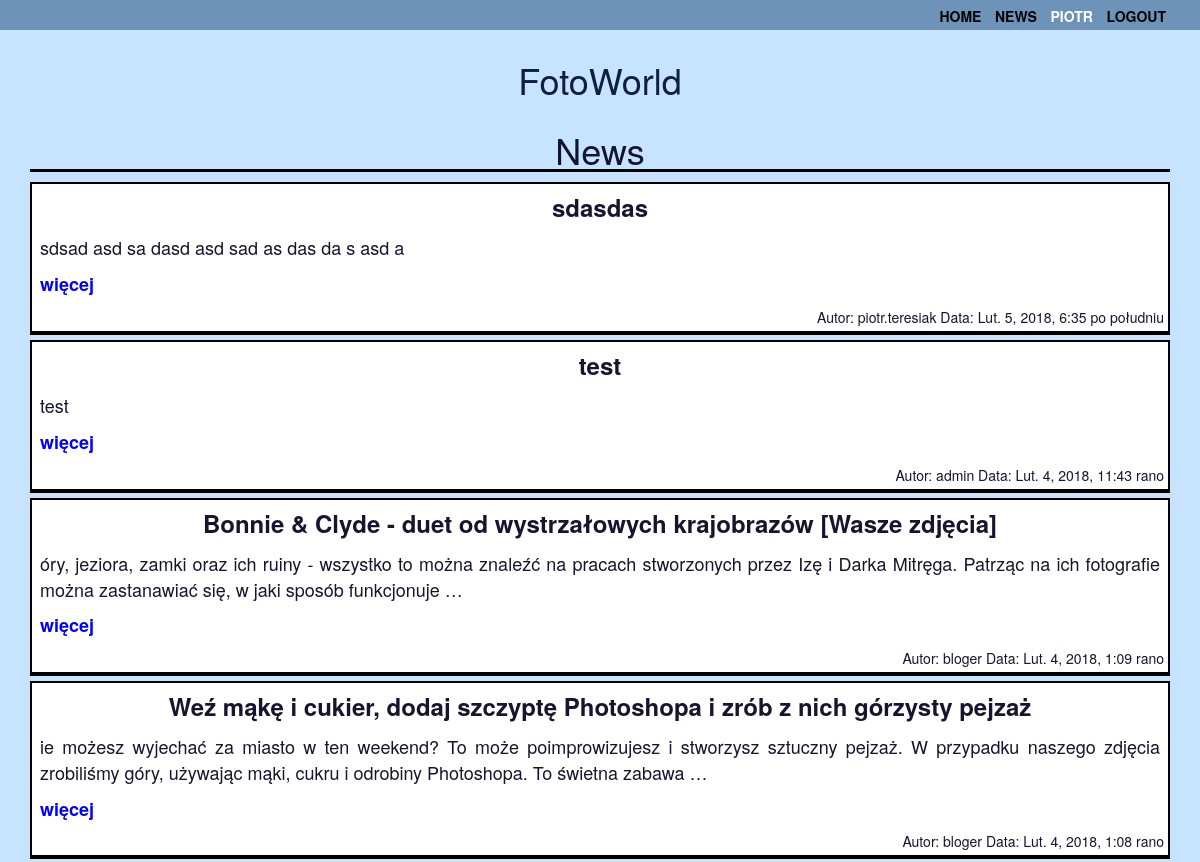
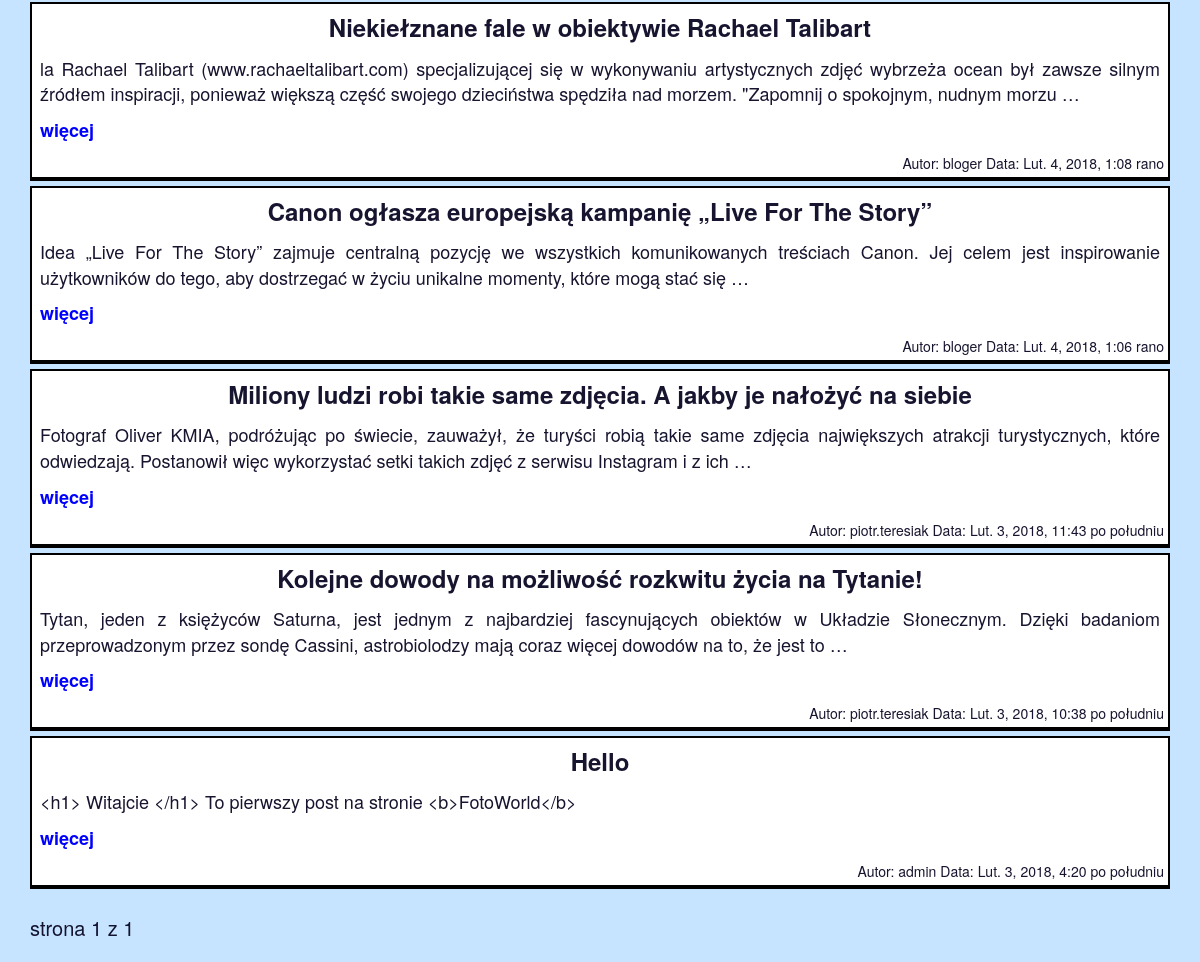
Page /news/ (signed in) on the committed database (2 pictures, top to bottom).
### news/models.py (models this page shows, shortened)
class Post(models.Model):
    STATUS_CHOICES = (
        ('draft', 'Roboczy'),
        ('published', 'Opublikowany'),
    )
    title = models.CharField(max_length=250)
    slug = models.SlugField(max_length=250, unique_for_date='publish')
    author = models.ForeignKey(User, related_name='news_post')
    body = models.TextField()
    publish = models.DateTimeField(default=timezone.now)
    created = models.DateTimeField(auto_now_add=True)
    update = models.DateTimeField(auto_now=True)
    status = models.CharField(
        max_length=10, choices=STATUS_CHOICES, default='draft')
    objects=models.Manager()
    published = PublishedManager()
    class Meta:
        ordering = ('-publish',)
    def get_absolute_url(self):
        return reverse('news:post_detail',
                       args=[self.publish.year,
                             self.publish.strftime('%m'),
                             self.publish.strftime('%d'),
                             self.slug])

### news/views.py (the view)
class PostListView(ListView):
    queryset = Post.published.all()
    context_object_name = 'posts'
    paginate_by = 10
    template_name = 'news/list.html'

### templates/news/list.html
 {% extends "base.html" %} {%block content%}
<h1 class='title_sections'> News</h1>
{% for post in posts%}
<div class='news'>
    <div class='news_title'>
        {{post.title}}
    </div>
    <div class='news_body'>
        {{post.body|truncatewords:30|linebreaks}}
        <a href=" {{  post.get_absolute_url }}">więcej</a>
    </div>
    <div class='news_author'>
        Autor: {{post.author}} Data: {{post.publish}}
    </div>
</div>
{% endfor %} {% include "pagination.html" with page=page_obj %} {% endblock %}

### templates/base.html (shortened to what this page needs)
{% load staticfiles %}
<!doctype html>
<html>
<head>
    <link rel="stylesheet" href="lib/font-awesome.min.css">
    <link rel="stylesheet" href="https://maxcdn.bootstrapcdn.com/bootstrap/3.3.7/css/bootstrap.min.css"
>
    <link rel="stylesheet" href="https://maxcdn.bootstrapcdn.com/bootstrap/3.3.7/css/bootstrap-theme.min.css"
>
    <link rel="stylesheet" href="{% static 'css/style.css' %}">
</head>
<body>
    <div class='header'>
        <div class='menu'>
            <div class="container">
                <ul class="list-menu">
                    <li>
                        <a href="/images">Home</a>
                    </li>
                    <li>
                        <a href="/news">News</a>
                    </li>
                    <span class="user">
                        {% if request.user.is_authenticated %}
                        <li>
                            <a href="{% url 'account:dashboard' %}">
                                <span style="color:white;">
                                    {{request.user.first_name}}</span>
                            </a>
                        </li>
                        <li>
                            <a href="{% url 'account:logout' %}"> Logout</a>
                        </li>
                        {% else %}
                        <li>
                            <a href="{% url 'account:login' %}"> Login</a>
                        </li> {% endif %}
                    </span>
                </ul>
            </div>
        </div>
    </div>
    <div class='logo'>
        <div class="container">
            <h1>FotoWorld</h1>
        </div>
    </div>
    <div class="container">
        {% block content %} {% endblock %}
    </div>
</body>

### static/css/style.css (style rules this page uses)
body { background-color: rgba(195, 226, 255, 0.938); color: rgba(6, 4, 32, 0.938); font-size: 20px; height: 100%; background-position: center; background-repeat: no-repeat; background-size: cover; }
ul { list-style: none; }
a { text-decoration: none; text-decoration-line: none; text-decoration-style: none; color: rgb(0, 0, 0); text-align: center; }
a:link { color: rgb(0, 0, 0); background-color: transparent; text-decoration: none; }
.list-menu li { padding: 1px; text-transform: uppercase; font-weight: bold; display: inline-flex; font-size: 0.7em; margin: 0 3px; }
.list-menu { text-align: right; }
.logo { margin-top: 40px; width: 100%; font-size: 1em; text-align: center; color: rgba(4, 17, 49, 0.938); }
.title_sections { border-bottom: 3px solid black; width: 100%; text-align: center; }
.news_title { font-size: 1.2em; text-align: center; font-weight: bold; padding: 2px; margin-bottom: 5px; }
.news_body { font-size: 0.9em; text-align: justify; padding: 4px; margin-bottom: 5px; width: 100%; }
.news_body a { color: blue; font-weight: bold; }
.news_author { font-size: 0.7em; text-align: right; width: 100%; }
.header { background-color: rgba(11, 61, 107, 0.473); color: rgba(141, 193, 241, 0.473); }
.news { margin: 5px 0; padding: 4px; border: 2px solid black; background: white; border-bottom-width: 4px; }
.header { position: fixed; top: 0; left: 0; width: 100%; z-index: 1024; height: 30px; }

### rows in the picture
Post: title "sdasdas", body "sdsad asd sa dasd asd sad as das da s asd a", author "piotr.teresiak", publish "Lut. 5, 2018, 6:35 po południu"
Post: title "test", body "test", author "admin", publish "Lut. 4, 2018, 11:43 rano"
Post: title "Bonnie & Clyde - duet od wystrzałowych krajobrazów [Wasze zdjęcia]", body "óry, jeziora, zamki oraz ich ruiny - wszystko to można znaleźć na pracach stworzonych przez Izę i Darka Mitręga. Patrząc na ich fotografie można zastanawiać się, w jaki sposób funkcjonuje …", author "bloger", publish "Lut. 4, 2018, 1:09 rano"
Post: title "Weź mąkę i cukier, dodaj szczyptę Photoshopa i zrób z nich górzysty pejzaż", body "ie możesz wyjechać za miasto w ten weekend? To może poimprowizujesz i stworzysz sztuczny pejzaż. W przypadku naszego zdjęcia zrobiliśmy góry, używając mąki, cukru i odrobiny Photoshopa. To świetna zabawa …", author "bloger", publish "Lut. 4, 2018, 1:08 rano"
Post: title "Niekiełznane fale w obiektywie Rachael Talibart", body "la Rachael Talibart (www.rachaeltalibart.com) specjalizującej się w wykonywaniu artystycznych zdjęć wybrzeża ocean był zawsze silnym źródłem inspiracji, ponieważ większą część swojego dzieciństwa spędziła nad morzem. \"Zapomnij o spokojnym, nudnym morzu …", author "bloger", publish "Lut. 4, 2018, 1:08 rano"
Post: title "Canon ogłasza europejską kampanię „Live For The Story”", body "Idea „Live For The Story” zajmuje centralną pozycję we wszystkich komunikowanych treściach Canon. Jej celem jest inspirowanie użytkowników do tego, aby dostrzegać w życiu unikalne momenty, które mogą stać się …", author "bloger", publish "Lut. 4, 2018, 1:06 rano"
Post: title "Miliony ludzi robi takie same zdjęcia. A jakby je nałożyć na siebie", body "Fotograf Oliver KMIA, podróżując po świecie, zauważył, że turyści robią takie same zdjęcia największych atrakcji turystycznych, które odwiedzają. Postanowił więc wykorzystać setki takich zdjęć z serwisu Instagram i z ich …", author "piotr.teresiak", publish "Lut. 3, 2018, 11:43 po południu"
Post: title "Kolejne dowody na możliwość rozkwitu życia na Tytanie!", body "Tytan, jeden z księżyców Saturna, jest jednym z najbardziej fascynujących obiektów w Układzie Słonecznym. Dzięki badaniom przeprowadzonym przez sondę Cassini, astrobiolodzy mają coraz więcej dowodów na to, że jest to …", author "piotr.teresiak", publish "Lut. 3, 2018, 10:38 po południu"
Post: title "Hello", body "<h1> Witajcie </h1> To pierwszy post na stronie <b>FotoWorld</b>", author "admin", publish "Lut. 3, 2018, 4:20 po południu"

### other values in the picture
{{ request.user.first_name }} "PIOTR"
{{ page.number }} "1"
{{ page.paginator.num_pages }} "1"
